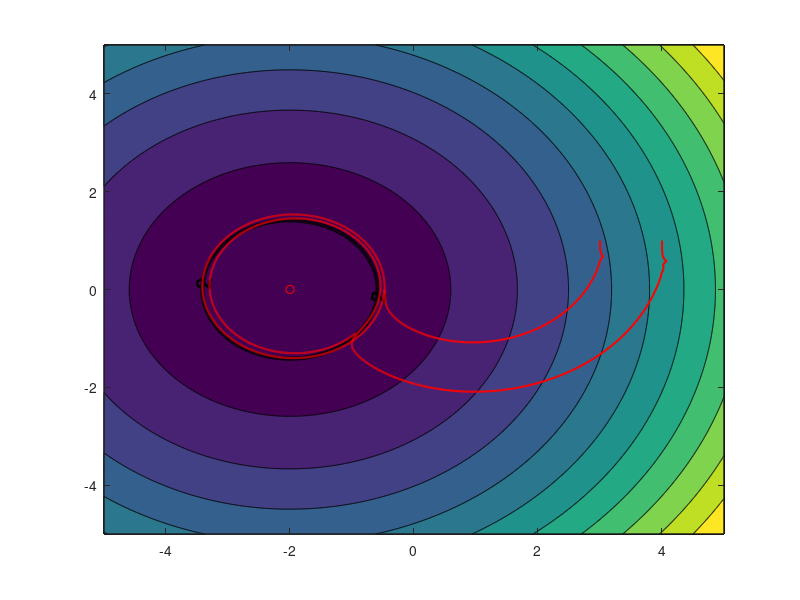

Reproduce this figure in MATLAB. (Note: this script raises an error after producing the figure.)
%% Problem 3 (Part 2b)
clc;close all; clear all;
% Constants
p = -5:0.01:5;
c = -5:0.01:5;
[X,Y] = meshgrid(p,c);
l=0.07; 
dt=0.001; % step size or sampling frequency
tf=9; % Final time
iterations=length(0:dt:tf); %Number of iterations
R = [0, -1; 1, 0];
k1 = 3;
k2 = 1;
zd = 2;
thresh = .52;

% Initialization
r1_des = zeros(2,iterations);
r1_des(1,1) = 3; %Initial Position
r1_des(2,1) = 1; %Initial Position
r2_des = zeros(2,iterations);
r2_des(1,1) = 4; %Initial Position
r2_des(2,1) = 1; %Initial Position

x1_0 = r1_des(1,1);
y1_0 = r1_des(2,1); %-0.1; ??
theta1_0 = pi/2;
x1 = zeros(1,iterations-1);
y1 = zeros(1,iterations-1);
x1dot = zeros(1,iterations-1);
y1dot = zeros(1,iterations-1);
theta1 = zeros(1,iterations);
x1(1,1) = x1_0;
y1(1,1) = y1_0;
r0 = [-2,0]';
theta1(1,1)=theta1_0;

x2_0 = r2_des(1,1);
y2_0 = r2_des(2,1); %-0.1; ??
theta2_0 = pi/2;
x2 = zeros(1,iterations-1);
y2 = zeros(1,iterations-1);
x2dot = zeros(1,iterations-1);
y2dot = zeros(1,iterations-1);
theta2 = zeros(1,iterations);
x2(1,1) = x2_0;
y2(1,1) = y2_0;
r0 = [-2,0]';
r1 = [3 1];
r2 = [4 1];
theta2(1,1)=theta2_0;

D = (norm(r1-r0)+norm(r2-r0))/2;

%Contour Plot
Z = zeros(length(p),length(c));
for k = 1:length(p)
    for j = 1:length(c)
        Z(k,j) = (p(k)-r0(1))^2 + (c(j)-r0(2))^2; %Scalar Field
    end
end

% prepare video
video_flag = 0;
if video_flag
    fig = figure(1);
    %pause;
    myVideo = VideoWriter('animation3_2b.mp4', 'MPEG-4');
    myVideo.FrameRate = 100;
    myVideo.Quality = 75;
    open(myVideo);
end

i = 2;
animate = false;
while D > thresh && i < iterations

    % Plotting
    if animate
        if(i<30 || (i<45 && mod(i,2)==0) || mod(i,30)==0)
            fig=figure(1); 
            clf;
            pose=[x1(1,i-1);y1(1,i-1);theta1(1,i-1)];
            pose2 = [x2(1,i-1);y2(1,i-1);theta2(1,i-1)];
            [M,d] = contourf(X,Y,Z'); hold on
            [C,h] = contour(X, Y, Z', [2 2], 'k', 'LineWidth', 3); 
            clabel(C,h,2,'FontWeight','bold','FontSize',15) % Label 2 contour
            plot(x1(1,1:i-1),y1(1,1:i-1),'r', 'LineWidth', 1.5)
            plot(x2(1,1:i-1),y2(1,1:i-1),'r', 'LineWidth', 1.5)
            plot(r0(1),r0(2),'ro'); %Plot source in red
            plot_robot(pose,fig) %Plot the robot location
            plot_robot(pose2,fig) %Plot the robot location
            plot(r1(1),r1(2),'go')
            plot(r2(1),r2(2),'go')
            if video_flag
                frame = getframe(gcf);
                writeVideo(myVideo, frame);
            end
        end
    end
 
    % Desired Trajectory
    w = (r1_des(:,i-1) - r2_des(:,i-1)) / norm(r1_des(:,i-1) - r2_des(:,i-1));
    v = R*w;
    r1dot_des = k1*((norm(r1_des(:,i-1)-r0))^2-zd)*v + k2*w;
    r2dot_des = k1*((norm(r2_des(:,i-1)-r0))^2-zd)*v + k2*w;
    r1_des(:,i) = r1_des(:,i-1) + r1dot_des*dt;
    r2_des(:,i) = r2_des(:,i-1) + r2dot_des*dt;
     
    %Robot1
    % Transformation
    u1 = r1dot_des(1);
    u2 = r1dot_des(2);
    Rinv1 = [cos(theta1(1,i-1)) sin(theta1(1,i-1));-sin(theta1(1,i-1)) cos(theta1(1,i-1))];
    Lm = [1 0;0 1/l];
    vw1 = Lm*Rinv1*[u1; u2];
    v1 = vw1(1,1);
    omega1 = vw1(2,1);
    
    % Caculate velocities
    x1dot(1,i) = v1*cos(theta1(1,i-1));
    y1dot(1,i) = v1*sin(theta1(1,i-1));
    theta1dot = omega1;
    
    % Update motion
    x1(1,i)=x1(1,i-1)+dt*x1dot(1,i-1);
    y1(1,i)=y1(1,i-1)+dt*y1dot(1,i-1);
    theta1(1,i) = theta1(1,i-1)+dt*theta1dot;
    
    %Robot2
    % Transformation
    u1_2 = r2dot_des(1);
    u2_2 = r2dot_des(2);
    Rinv2 = [cos(theta2(1,i-1)) sin(theta2(1,i-1));-sin(theta2(1,i-1)) cos(theta2(1,i-1))];
    Lm = [1 0;0 1/l];
    vw2 = Lm*Rinv2*[u1_2; u2_2];
    v2 = vw2(1,1);
    omega2 = vw2(2,1);
    
    % Caculate velocities
    x2dot(1,i) = v2*cos(theta2(1,i-1));
    y2dot(1,i) = v2*sin(theta2(1,i-1));
    theta2dot = omega2;
    
    % Update motion
    x2(1,i)=x2(1,i-1)+dt*x2dot(1,i-1);
    y2(1,i)=y2(1,i-1)+dt*y2dot(1,i-1);
    theta2(1,i) = theta2(1,i-1)+dt*theta2dot;
    
    %Update D
    D = (norm(r1-r0)+norm(r2-r0))/2;
    
    i = i + 1;
    
end

%% Plotting 
plots = true;
if plots 
    xMIN = -5;
    xMAX = 5;
    yMIN = -5;
    yMAX = 5;

    xlim([xMIN xMAX])
    ylim([yMIN yMAX])
    %Contour Plot
    [M,d] = contourf(X,Y,Z'); hold on
    [C,h] = contour(X, Y, Z', [2 2], 'k', 'LineWidth', 3); 
    clabel(C,h,2,'FontWeight','bold','FontSize',15) % Label 2 contour
    plot(r0(1),r0(2),'ro'); %Plot source in red
    
    fig=figure(1);
    A = [2,50,100,2000,4000,6000];
    arrowScale = [.25,.1,.1,.5,.5,.5];
    drawArrows = false;
    %Plot Trajectory
    plot(x1(1,1:end),y1(1,1:end),'r', 'LineWidth', 1.5)
    plot(x2(1,1:end),y2(1,1:end),'r', 'LineWidth', 1.5)
    for j = 1:length(A)
        for i = A(j) 
            pose=[x1(1,i-1);y1(1,i-1);theta1(1,i-1)];
            pose2 = [x2(1,i-1);y2(1,i-1);theta2(1,i-1)];
            plot_robot(pose,fig) %Plot the robot location
            plot_robot(pose2,fig) %Plot the robot location
            if drawArrows
                qp1 = quiver(x1(1,i-1),y1(1,i-1),x1dot(1,i-1)*arrowScale(j),y1dot(1,i-1)*arrowScale(j),'m','AutoScale','off');
                qp1.LineWidth = 1.5;
                qp1.MaxHeadSize = .5;
                qp2 = quiver(x2(1,i-1),y2(1,i-1),x2dot(1,i-1)*arrowScale(j),y2dot(1,i-1)*arrowScale(j),'m','AutoScale','off');
                qp2.LineWidth = 1.5;
                qp2.MaxHeadSize = .5;
            end
        end
    end
    
    pose=[x1(1,end);y1(1,end);theta1(1,end)];
    pose2 = [x2(1,end);y2(1,end);theta2(1,end)];
    plot_robot(pose,fig) %Plot the robot final location
    plot_robot(pose2,fig) 
end



if video_flag; close(myVideo); end


